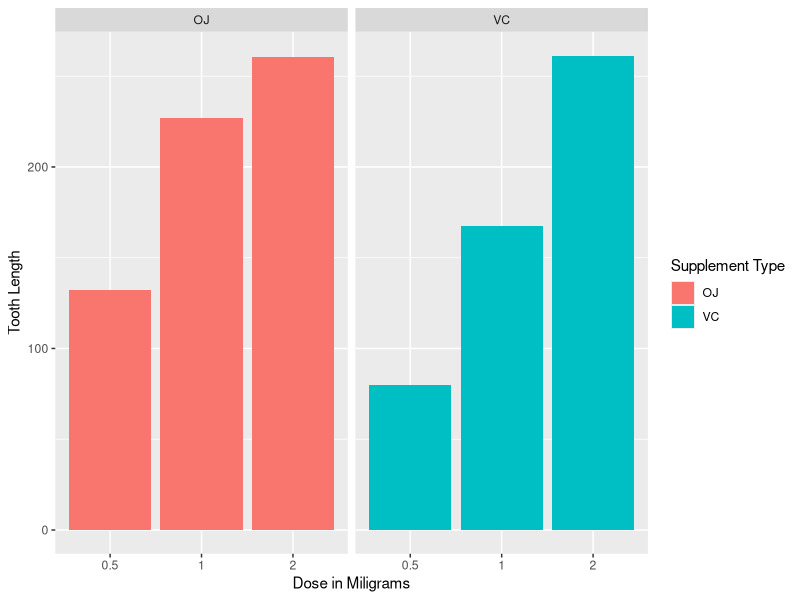

Write the R code that produced this figure.
## ---- chunk 1
echo= TRUE  # make scripts visible to others
## ---- chunk 2
# load the dataset
library(datasets)
data("ToothGrowth")

# convert column dose to factor (same as supp)
ToothGrowth$dose <- as.factor(ToothGrowth$dose)

# Table Check
str(ToothGrowth)
nrow(ToothGrowth)
## ---- chunk 3
# summary for the dataset
summary(ToothGrowth)

# split of cases between different dose and supp level
table(ToothGrowth$dose, ToothGrowth$supp)

library(ggplot2)
ggplot(data=ToothGrowth, aes(x=dose, y=len, fill=supp)) +
geom_bar(stat="identity",) +  facet_grid(. ~ supp) +  xlab("Dose in Miligrams") + ylab("Tooth Length") + guides(fill=guide_legend(title="Supplement Type"))
## ---- chunk 4
# linear regression for len vs dose and supp
fit <- lm(len ~ dose + supp, data = ToothGrowth)
# confidence intervals
confint(fit)
## ---- chunk 5
summary(fit)
